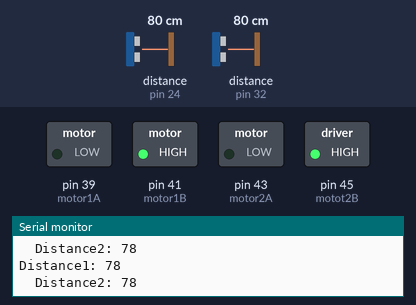
Recording of a sketch running on a simulated Arduino Mega 2560, built with avr-gcc and run on an emulated ATmega2560. Parts: switched loads named in the sketch (green lamp = pin HIGH), the last lines printed to the serial monitor. Wiring (inferred from the names in the program): 2 × ultrasonic range finder: trigger pin 22, echo pin 24 / trigger pin 34, echo pin 32. Dashed ring = blinking. Inputs (shaded band) come from the test bench; at power-on: distance to the obstacle (sensors on pin 24, pin 32) 80 cm. The echo pulse lasts 58.3 µs per cm; pins used as bus, display or sensor lines are not drawn.

Above: at 1.28 s.
1.3 s: distance to the obstacle (sensor on pin 24) set to 74 cm
4.3 s: distance to the obstacle (sensor on pin 24) set to 66 cm
At 5.1 s:
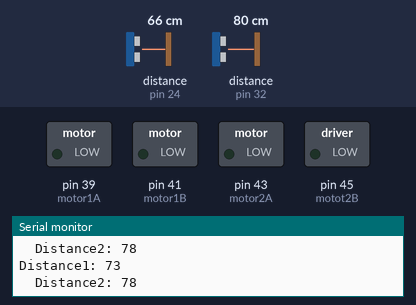
Timing chart, 0 to 7.3 s (numbered marks = the images above; inputs shaded):
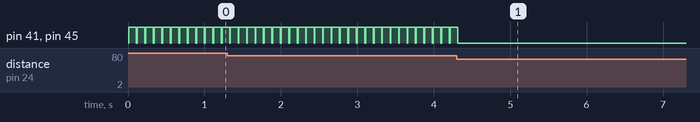

Measured:
- the behaviour switches between 71 and 70 cm on distance to the obstacle (sensor on pin 24) (found by bisection; images 0 and 1)
- after the input at 4.3 s, pin 41 (motor1B), pin 45 (motot2B): goes on until 4.3 s, then stays LOW
- by itself, pin 41 (motor1B), pin 45 (motot2B): alternates HIGH for 0.10 s and LOW for 0.01 s

The sketch:

robot_0.2.1_button_sonar_sensor_.ino
```cpp
int buttonPin1 = 5;
int buttonPin2 = 6;
int buttonPin3 = 7;

int buttonState1 = 0;
int buttonState2 = 0;
int buttonState3 = 0;

const int trigPin1 = 22;
const int echoPin1 = 24;

const int trigPin2 = 34;
const int echoPin2 = 32;
// defines variables
long duration1;
int distance1;

long duration2;
int distance2;

int t;

void setup() {
  Serial.begin(9600);
//  pinMode(LED_BUILTIN, OUTPUT);
//  pinMode(22, OUTPUT);
//  pinMode(52, OUTPUT);
  pinMode(trigPin1, OUTPUT); // Sets the trigPin as an Output
  pinMode(echoPin1, INPUT); // Sets the echoPin as an Input
  pinMode(trigPin2, OUTPUT); // Sets the trigPin as an Output
  pinMode(echoPin2, INPUT);

  pinMode(39, OUTPUT);//motor1A
  pinMode(41, OUTPUT);//motor1B
  pinMode(43, OUTPUT);//motor2A
  pinMode(45, OUTPUT);//motot2B
}

void echo1(){
digitalWrite(trigPin1, LOW);
delayMicroseconds(4);
// Sets the trigPin on HIGH state for 10 micro seconds
digitalWrite(trigPin1, HIGH);
delayMicroseconds(12);
digitalWrite(trigPin1, LOW);
// Reads the echoPin, returns the sound wave travel time in microseconds
duration1 = pulseIn(echoPin1, HIGH);
// Calculating the distance
distance1= duration1*0.034/2;
}

void echo2(){
digitalWrite(trigPin2, LOW);
delayMicroseconds(5);
// Sets the trigPin on HIGH state for 10 micro seconds
digitalWrite(trigPin2, HIGH);
delayMicroseconds(13);
digitalWrite(trigPin2, LOW);
// Reads the echoPin, returns the sound wave travel time in microseconds
duration2 = pulseIn(echoPin2, HIGH);
// Calculating the distance
distance2= duration2*0.034/2;
}

void forward(int dly){
//  digitalWrite(22, HIGH);
//  digitalWrite(52, HIGH);
  digitalWrite(39, HIGH);// forward
  digitalWrite(43, HIGH);
  delay(dly);
//  digitalWrite(22, LOW);
//  digitalWrite(52, LOW);
  digitalWrite(39, LOW);
  digitalWrite(43, LOW);
}


void initiate(){
//  digitalWrite(39, HIGH);// goes forward
//  digitalWrite(43, HIGH);

  digitalWrite(41, HIGH);// goes forward
  digitalWrite(45, HIGH);
}


void terminate(){

  digitalWrite(39, LOW);// terminates all motors
  digitalWrite(41, LOW);
  digitalWrite(43, LOW);
  digitalWrite(45, LOW);
}


void turn_left(int dly){
//  digitalWrite(22, LOW);
//  digitalWrite(52, HIGH);
  digitalWrite(39, HIGH);
  digitalWrite(45, HIGH);
  delay(dly);
//  digitalWrite(22, LOW);
//  digitalWrite(52, LOW);
  digitalWrite(39, LOW);
  digitalWrite(45, LOW);
}


void left_90(){
//  digitalWrite(22, LOW);
//  digitalWrite(52, HIGH);
  digitalWrite(39, HIGH);
  digitalWrite(45, HIGH);
  delay(600);
//  digitalWrite(22, LOW);
//  digitalWrite(52, LOW);
  digitalWrite(39, LOW);
  digitalWrite(45, LOW);
}


void turn_right(int dly){
//  digitalWrite(22, HIGH);
//  digitalWrite(52, LOW);
  digitalWrite(43, HIGH);
  digitalWrite(41, HIGH);
  delay(dly);
//  digitalWrite(22, LOW);
//  digitalWrite(52, LOW);
  digitalWrite(43, LOW);
  digitalWrite(41, LOW);
}

void right_90(){
//  digitalWrite(22, HIGH);
//  digitalWrite(52, LOW);
  digitalWrite(43, HIGH);
  digitalWrite(41, HIGH);
  delay(600);
//  digitalWrite(22, LOW);
//  digitalWrite(52, LOW);
  digitalWrite(43, LOW);
  digitalWrite(41, LOW);
}

void backward(int dly){
//  digitalWrite(22, HIGH);
//  digitalWrite(52, HIGH);
  digitalWrite(41, HIGH);
  digitalWrite(45, HIGH);
  delay(dly);
//  digitalWrite(22, LOW);
//  digitalWrite(52, LOW);
  digitalWrite(41, LOW);
  digitalWrite(45, LOW);
}

void loop() {
  digitalWrite(41, LOW);
  digitalWrite(43, LOW);
  digitalWrite(39, LOW);
  digitalWrite(45, LOW);


  echo1();
  echo2();

//  buttonState1 = digitalRead(buttonPin1);
//  buttonState2 = digitalRead(buttonPin2);
//  buttonState3 = digitalRead(buttonPin3);

  initiate();

  if(distance1<70 || distance2<70){
      terminate();
      delay(5000);
  }
//  else if((distance1>70 && distance1<99) || (distance2>70 && distance2<99)){
//      initiate();
//      delay(100);
//}
  else{
      initiate();
//      if (buttonState1 == HIGH) {
//        // turn LED on:
//         initiate();
//        Serial.println("Forward");
//      } else if(buttonState2 == HIGH){
//
//        right_90();//600
//        Serial.println("Back");
//      }
//       else if(buttonState3 == HIGH) {
//        // turn LED off:
//
//        forward(10000);
//        turn_left(2350);
//        backward(1000);
//        Serial.println("Turn Around");
//       }
//       else{
//          digitalWrite(41, LOW);
//          digitalWrite(43, LOW);
//          digitalWrite(39, LOW);
//          digitalWrite(45, LOW);
//       }

//  echo1();
//  echo2();
  Serial.print("Distance1: ");
  Serial.println(distance1);
  Serial.print("\t");
  Serial.print("Distance2: ");
  Serial.println(distance2);
  delay(100);
  }


//  if (Serial.available()) {
//
//    char what = Serial.read();
//    Serial.write(what);
//    if (what == 'f') {
//     forward(t);
//
//    }
//    else if (what == 'b') {// reverse
//    backwards(t);
//    }
//    else if (what == 'l') {//left
//    left(t);
//    }
//    else if (what == 'r') {//right
//    right(t);
//    }
//    else { //stop
//      digitalWrite(41, LOW);
//      digitalWrite(43, LOW);
//      digitalWrite(39, LOW);
//      digitalWrite(45, LOW);
//
//      Serial.println("Stopped");
//    }
//  }

  //Serial.println("Done, bro!");
}
```
